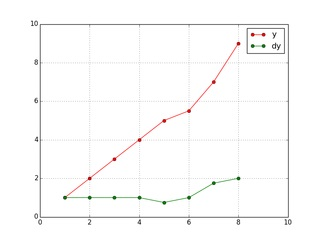

Recreate this plot in Python.
# -*- coding: utf-8 -*-
import numpy as np
import matplotlib.pyplot as plt

def main():

    x = [1., 2., 3., 4., 5.,6. ,7. ,8.]
    y = [1., 2., 3., 4., 5.,5.5,7., 9.]
    dy = np.gradient(y)                 # yの勾配を計算
    # 結果を表示
    plt.plot(x, y, "r-o", label="y")
    plt.plot(x, dy, "g-o", label="dy")
    plt.xlim([0, 10])
    plt.ylim([0, 10])
    plt.grid()
    plt.legend()
    plt.show()

if __name__ == '__main__':
    main()
